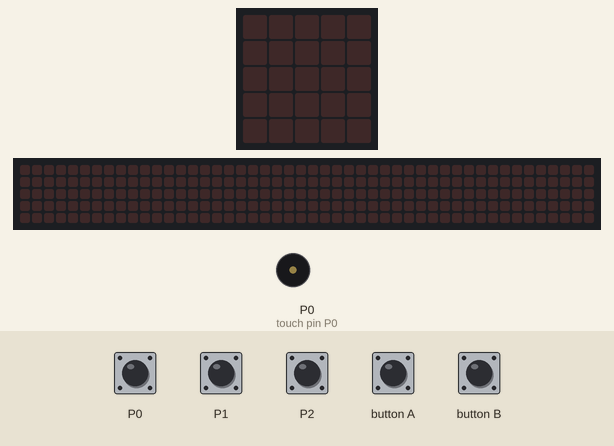
A program run on a simulated BBC micro:bit (MakeCode). Shown: the board's 5×5 LED display, a strip that is not on the board, showing the scrolling text unrolled, buzzer (waves = sounding). The test bench sets the inputs (shaded band). Random numbers come from a fixed seed; the 48×5 strip is a reading aid, not a part: it shows the text the display is scrolling, unrolled, one strip-width of it at a time.

Above: at 1.2 s.
1.3 s: touch pin P1 pressed for 0.15 s
At 3.4 s:
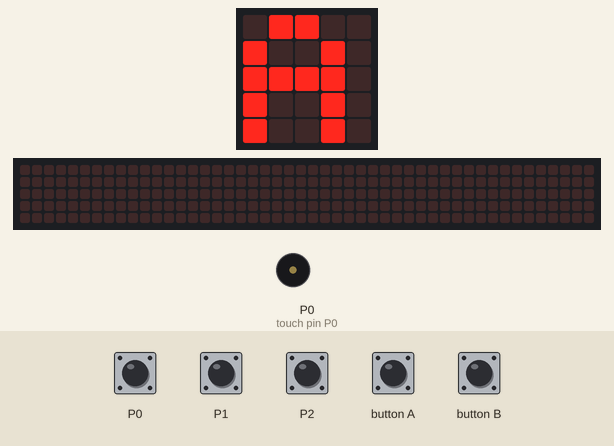
4.4 s: touch pin P0 pressed for 0.15 s
At 5.1 s:
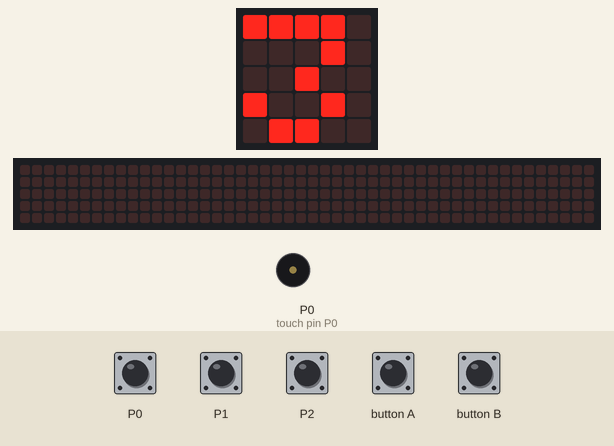
7.5 s: button A pressed for 0.15 s
At 7.72 s:
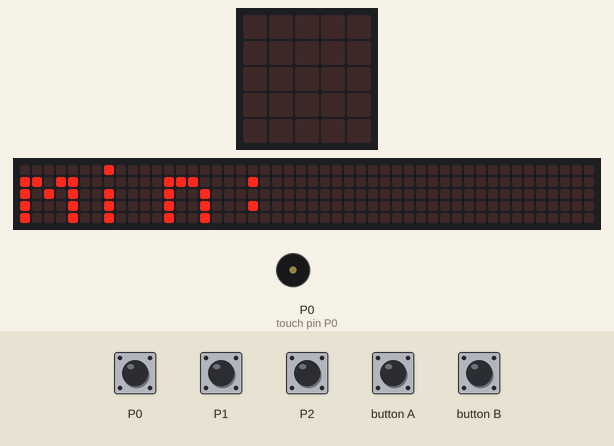
10.5 s: touch pin P2 pressed for 0.15 s
At 12.6 s:
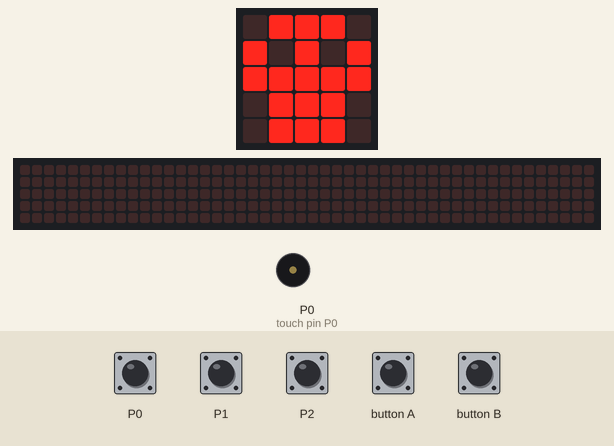
Timing chart, 0 to 14.1 s (numbered marks = the images above; inputs shaded):
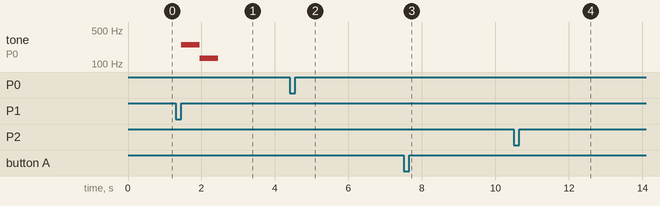

Measured:
- after the input at 1.3 s, tone on P0 (touch pin P0): silent → 247 Hz after 0.15 s, → 131 Hz 0.51 s later, → silent 0.50 s later; the display: first changes after 1.2 s (image 1 shows a later state)
- after the input at 4.4 s, the display: changes after 0.15 s (image 2)
- what the display in image 1 shows lasts 0.7 s, from 2.9 s to 3.6 s
- what the display in image 4 shows lasts 0.6 s, from 12.2 s to 12.8 s

The program:

main.ts
```typescript
input.onPinPressed(TouchPin.P0, function () {
    gramy = false
    falseStart = false
    win = false
    basic.showNumber(3)
    basic.showNumber(2)
    basic.showNumber(1)
    basic.clearScreen()
    basic.pause(randint(1000, 3000))
    if (!(falseStart)) {
        start = input.runningTime()
        gramy = true
        basic.showIcon(IconNames.Skull)
    }
})
input.onButtonPressed(Button.A, function () {
    basic.showString("min:")
    basic.showNumber(minA)
    basic.showString("max:")
    basic.showNumber(maxA)
})
input.onPinPressed(TouchPin.P2, function () {
    if (gramy) {
        win = true
        gramy = false
        end = input.runningTime()
        basic.showString("B")
        basic.pause(1000)
        timeB = end - start
        basic.showNumber(timeB)
        if (timeB < minB) {
            minB = timeB
        }
        if (timeB > maxB) {
            maxB = timeB
        }
    } else {
        if (!(win)) {
            falseStart = true
            music.play(music.tonePlayable(247, music.beat(BeatFraction.Whole)), music.PlaybackMode.UntilDone)
            music.play(music.tonePlayable(131, music.beat(BeatFraction.Whole)), music.PlaybackMode.UntilDone)
            basic.showLeds(`
                # . . . #
                . # . # .
                . . # . .
                . # . # .
                # . . . #
                `)
            basic.showString("B")
            basic.clearScreen()
        }
    }
})
input.onButtonPressed(Button.B, function () {
    basic.showString("min:")
    basic.showNumber(minB)
    basic.showString("max:")
    basic.showNumber(maxB)
})
input.onPinPressed(TouchPin.P1, function () {
    if (gramy) {
        win = true
        gramy = false
        end = input.runningTime()
        basic.showString("A")
        basic.pause(1000)
        timeA = end - start
        basic.showNumber(timeA)
        if (timeA < minA) {
            minA = timeA
        }
        if (timeA > maxA) {
            maxA = timeA
        }
    } else {
        if (!(win)) {
            falseStart = true
            music.play(music.tonePlayable(247, music.beat(BeatFraction.Whole)), music.PlaybackMode.UntilDone)
            music.play(music.tonePlayable(131, music.beat(BeatFraction.Whole)), music.PlaybackMode.UntilDone)
            basic.showLeds(`
                # . . . #
                . # . # .
                . . # . .
                . # . # .
                # . . . #
                `)
            basic.showString("A")
            basic.clearScreen()
        }
    }
})
let timeA = 0
let timeB = 0
let end = 0
let start = 0
let win = false
let falseStart = false
let gramy = false
let maxB = 0
let maxA = 0
let minB = 0
let minA = 0
minA = 1000000
minB = 1000000
maxA = 0
maxB = 0
```

test.ts
```typescript
// tu są testy; nie będzie to kompilowane, gdy ten pakiet będzie używany jako rozszerzenie.
```
